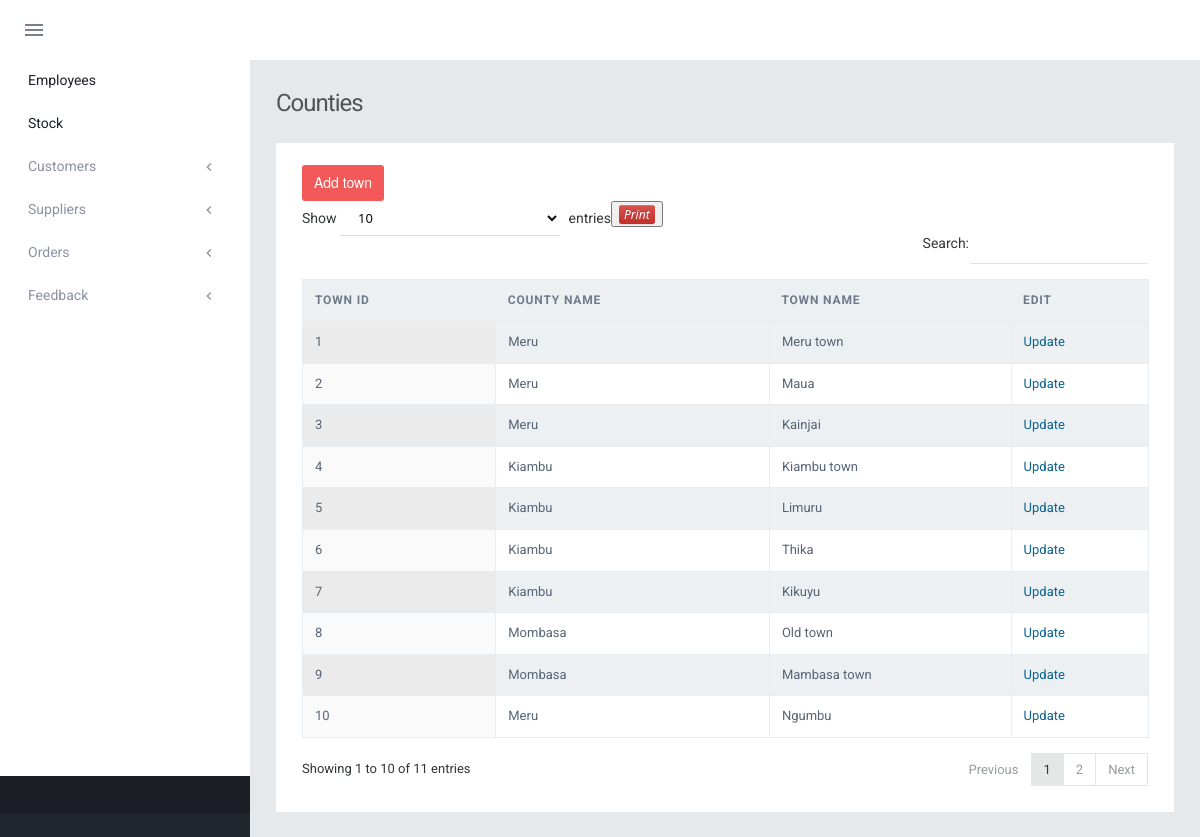
The app's page /towns.php with its own data.
### tables this page shows
CREATE TABLE `towns` (
  `town_id` int(11) NOT NULL,
  `town_name` varchar(50) NOT NULL,
  `county_id` int(11) NOT NULL
);

CREATE TABLE `counties` (
  `county_id` int(11) NOT NULL,
  `county_name` varchar(50) NOT NULL
);

### towns.php (the view, shortened to what this page needs)
<?php
include('include/connections.php');
?>
<!DOCTYPE html>
<html>
<head>
    <link href="assets/plugins/pace/pace-theme-flash.css" rel="stylesheet" type="text/css" media="screen" />
    <link href="assets/plugins/bootstrapv3/css/bootstrap.min.css" rel="stylesheet" type="text/css" />
    <link href="assets/plugins/bootstrapv3/css/bootstrap-theme.min.css" rel="stylesheet" type="text/css" />
    <link href="assets/plugins/animate.min.css" rel="stylesheet" type="text/css" />
    <link href="assets/plugins/jquery-scrollbar/jquery.scrollbar.css" rel="stylesheet" type="text/css" />
    <link href="webarch/css/webarch.css" rel="stylesheet" type="text/css" />
</head>
<body class="">
<?php
include 'include/navbar.php';
?>
<div class="footer-widget">
</div>
<div class="page-content">
<div class="content">
<div class="page-title">
<h3><span class="semi-bold">Counties</span></h3>
</div>
<div class="row">
<div class="col-md-12">
<div class="grid simple ">
<div class="grid-title no-border">
</div>
<div class="grid-body no-border">
    <a href="add_town.php"class="btn-danger btn-xs btn">Add town</a>
    <table class="table table-striped table-bordered table-hover" id="dataTables-example">
        <thead>
        <tr>
            <th>Town ID</th>
            <th>County name</th>
            <th>Town name</th>
            <th>Edit</th>
        </tr>
        </thead>
        <tbody>
        <?php
        $select="SELECT * FROM  towns t INNER  JOIN counties c2 on t.county_id = c2.county_id";
        $qry=mysqli_query($con,$select);
        while($row=mysqli_fetch_array($qry)){
            ?>
            <tr class="odd gradeX">
                <td><?php echo $row['town_id']?> </td>
                <td><?php echo $row['county_name']?> </td>
                <td><?php echo $row['town_name']?> </td>
                <td><a href="#" data-toggle="modal" data-target="#update<?php echo $row['town_id']?>">Update</a> </td>
            </tr>
            <?php
        }
        ?>
        </tbody>
    </table>
</div>
</div>
</div>
</div>
</div>
</div>
</div>
</body>
<link type="text/css" rel="stylesheet" href="dist/dataTablesCustom/jquery.dataTables.css?"/>
</html>

### records on screen
towns: town_id "1", county.county_name "Meru", town_name "Meru town"
towns: town_id "2", county.county_name "Meru", town_name "Maua"
towns: town_id "3", county.county_name "Meru", town_name "Kainjai"
towns: town_id "4", county.county_name "Kiambu", town_name "Kiambu town"
towns: town_id "5", county.county_name "Kiambu", town_name "Limuru"
towns: town_id "6", county.county_name "Kiambu", town_name "Thika"
towns: town_id "7", county.county_name "Kiambu", town_name "Kikuyu"
towns: town_id "8", county.county_name "Mombasa", town_name "Old town"
towns: town_id "9", county.county_name "Mombasa", town_name "Mambasa town"
towns: town_id "10", county.county_name "Meru", town_name "Ngumbu"
